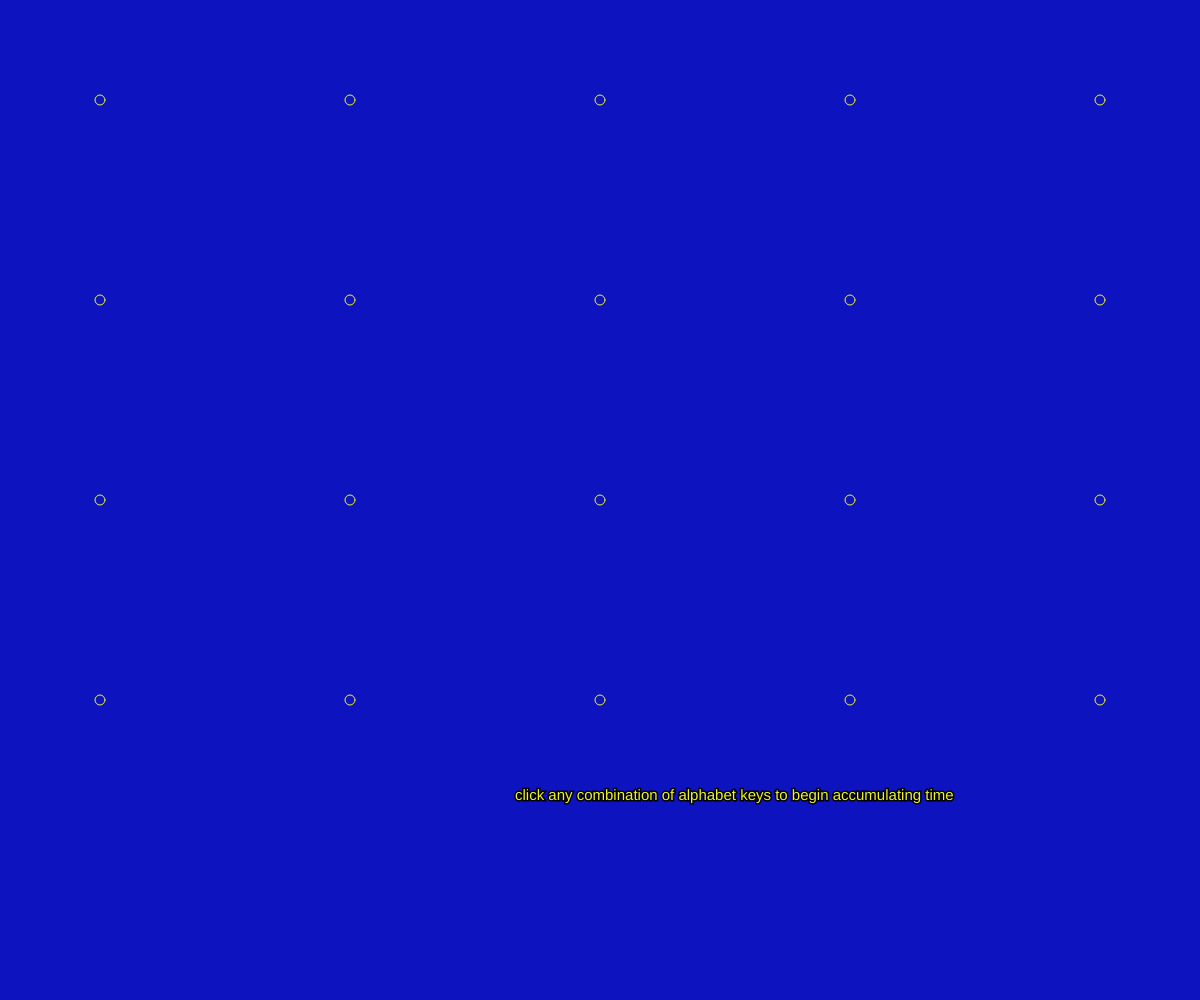
Frame 1 (no input)
Frame 60 (no input): identical to frame 1, image omitted
Frame 120 (the mouse pressed at the canvas centre since frame 60): identical to frame 1, image omitted

The p5.js sketch that drew this single still picture (run headless with seeded random() and noise() and a simulated clock; from frame 60 on, the mouse is pressed at the canvas centre):

// p5.js sketch
// ── sketch.js
let treeSizeA = 10
let treeSizeB = 10
let treeSizeC = 10
let treeSizeD = 10
let treeSizeE = 10
let treeSizeF = 10
let treeSizeG = 10
let treeSizeH = 10
let treeSizeI = 10
let treeSizeJ = 10
let treeSizeK = 10
let treeSizeL = 10
let treeSizeM = 10
let treeSizeN = 10
let treeSizeO = 10
let treeSizeP = 10
let treeSizeQ = 10
let treeSizeR = 10
let treeSizeS = 10
let treeSizeT = 10
let treeSizeU = 10
let treeSizeV = 10
let treeSizeW = 10
let treeSizeX = 10
let treeSizeY = 10
let treeSizeZ = 10

let growingA = false
let growingB = false
let growingC = false
let growingD = false
let growingE = false
let growingF = false
let growingG = false
let growingH = false
let growingI = false
let growingJ = false
let growingK = false
let growingL = false
let growingM = false
let growingN = false
let growingO = false
let growingP = false
let growingQ = false
let growingR = false
let growingS = false
let growingT = false
let growingU = false
let growingV = false
let growingW = false
let growingX = false
let growingY = false
let growingZ = false

let sentence = 'click any combination of alphabet keys to begin accumulating time'

//this runs once on page load.
function setup() {
  createCanvas(windowWidth, windowHeight);
  background(13, 20, 191);
}

//this runs 60 times a second.
function draw() {
  background(13, 20, 191);

textSize(15);
fill(236, 242, 44);
stroke(0);
strokeWeight(3);
text(sentence, 515, 800)

//line1

//treeA
  noFill()
  stroke(236, 242, 44)
  strokeWeight(1)
  circle(100, 100, treeSizeA)

  //treeB
  noFill()
  stroke(236, 242, 44)
  strokeWeight(1)
  circle(350, 100, treeSizeB)

//treeC
noFill()
stroke(236, 242, 44)
strokeWeight(1)
circle(600, 100, treeSizeC)

//treeD
noFill()
stroke(236, 242, 44)
strokeWeight(1)
circle(850, 100, treeSizeD)

//treeE
noFill()
stroke(236, 242, 44)
strokeWeight(1)
circle(1100, 100, treeSizeE)

//treeF
noFill()
stroke(236, 242, 44)
strokeWeight(1)
circle(1350, 100, treeSizeF)

//line2

//treeG
noFill()
stroke(236, 242, 44)
strokeWeight(1)
circle(100, 300, treeSizeG)

//treeH
noFill()
stroke(236, 242, 44)
strokeWeight(1)
circle(350, 300, treeSizeH)

//treeI
noFill()
stroke(236, 242, 44)
strokeWeight(1)
circle(600, 300, treeSizeI)

//treeJ
noFill()
stroke(236, 242, 44)
strokeWeight(1)
circle(850, 300, treeSizeJ)

//treeK
noFill()
stroke(236, 242, 44)
strokeWeight(1)
circle(1100, 300, treeSizeK)

//treeL
noFill()
stroke(236, 242, 44)
strokeWeight(1)
circle(1350, 300, treeSizeL)

//line3

//treeM
noFill()
stroke(236, 242, 44)
strokeWeight(1)
circle(100, 500, treeSizeM)

//treeN
noFill()
stroke(236, 242, 44)
strokeWeight(1)
circle(350, 500, treeSizeN)

//treeO
noFill()
stroke(236, 242, 44)
strokeWeight(1)
circle(600, 500, treeSizeO)

//treeP
noFill()
stroke(236, 242, 44)
strokeWeight(1)
circle(850, 500, treeSizeP)

//treeQ
noFill()
stroke(236, 242, 44)
strokeWeight(1)
circle(1100, 500, treeSizeQ)

//treeR
noFill()
stroke(236, 242, 44)
strokeWeight(1)
circle(1350, 500, treeSizeR)

//line4

//treeS
noFill()
stroke(236, 242, 44)
strokeWeight(1)
circle(100, 700, treeSizeS)

//treeT
noFill()
stroke(236, 242, 44)
strokeWeight(1)
circle(350, 700, treeSizeT)

//treeU
noFill()
stroke(236, 242, 44)
strokeWeight(1)
circle(600, 700, treeSizeU)

//treeV
noFill()
stroke(236, 242, 44)
strokeWeight(1)
circle(850, 700, treeSizeV)

//treeW
noFill()
stroke(236, 242, 44)
strokeWeight(1)
circle(1100, 700, treeSizeW)

//treeX
noFill()
stroke(236, 242, 44)
strokeWeight(1)
circle(1350, 700, treeSizeX)

  // continuously growing tree if triggered
  //line1
  if (growingA) {
    treeSizeA += 0.06;
  }
  if (growingB) {
    treeSizeB += 0.06;
  }
  if (growingC) {
    treeSizeC += 0.06;
  }
  if (growingD) {
    treeSizeD += 0.06;
  }
  if (growingE) {
    treeSizeE += 0.06;
  }
  if (growingF) {
    treeSizeF += 0.06;
  }
// line2
if (growingG) {
  treeSizeG += 0.06;
}
if (growingH) {
  treeSizeH += 0.06;
}
if (growingI) {
  treeSizeI += 0.06;
}
if (growingJ) {
  treeSizeJ += 0.06;
}
if (growingK) {
  treeSizeK += 0.06;
}
if (growingL) {
  treeSizeL += 0.06;
}
//line3
if (growingM) {
  treeSizeM += 0.06;
}
if (growingN) {
  treeSizeN += 0.06;
}
if (growingO) {
  treeSizeO += 0.06;
}
if (growingP) {
  treeSizeP += 0.06;
}
if (growingQ) {
  treeSizeQ += 0.06;
}
if (growingR) {
  treeSizeR += 0.06;
}
//line4
if (growingS) {
  treeSizeS += 0.06;
}
if (growingT) {
  treeSizeT += 0.06;
}
if (growingU) {
  treeSizeU += 0.06;
}
if (growingV) {
  treeSizeV += 0.06;
}
if (growingW) {
  treeSizeW += 0.06;
}
if (growingX) {
  treeSizeX += 0.06;
}
}

// keyboard pressed
//line1
function keyPressed() {
  if (keyCode === 65) {
    growingA = true
  }
  if (keyCode === 66) {
    growingB = true
  }
  if (keyCode === 67) {
    growingC = true
  }
  if (keyCode === 68) {
    growingD = true
  }
  if (keyCode === 69) {
    growingE = true
  }
  if (keyCode === 70) {
    growingF = true
  }
//line2
if (keyCode === 71) {
  growingG = true
}
if (keyCode === 72) {
  growingH = true
}
if (keyCode === 73) {
  growingI = true
}
if (keyCode === 74) {
  growingJ = true
}
if (keyCode === 75) {
  growingK = true
}
if (keyCode === 76) {
  growingL = true
}
//line3
if (keyCode === 77) {
  growingM = true
}
if (keyCode === 78) {
  growingN = true
}
if (keyCode === 79) {
  growingO = true
}
if (keyCode === 80) {
  growingP = true
}
if (keyCode === 81) {
  growingQ = true
}
if (keyCode === 82) {
  growingR = true
}
//line4
if (keyCode === 83) {
  growingS = true
}
if (keyCode === 84) {
  growingT = true
}
if (keyCode === 85) {
  growingU = true
}
if (keyCode === 86) {
  growingV = true
}
if (keyCode === 87) {
  growingW = true
}
if (keyCode === 88) {
  growingX = true
}
}
